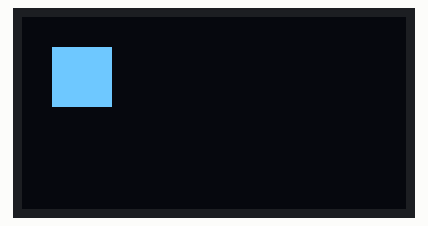
Recording of a sketch running on a simulated Arduino Uno, built with avr-gcc and run on an emulated ATmega328P. On the bench: 128×64 one-colour display.

Above: at 0.1 s.

Measured:
- what the display in image 0 shows lasts 1.0 s, from 0.1 s to 1.1 s

The sketch:

oled_I2C.ino
```cpp
/*
* This Arduino Code is to play with the OLED display using I2C.
* The OLED is supposed to display white block.
*
*/
#include <SPI.h>
#include <Wire.h>
#include <Adafruit_GFX.h>
#include <Adafruit_SSD1306.h>

#define SCREEN_WIDTH 128
#define SCREEN_HEIGHT 64


// Declaration for an SSD1306 display connected to I2C (SDA, SCL pins)
// The pins for I2C are defined by the Wire-library.
// On an arduino UNO:       A4(SDA), A5(SCL)
// On an arduino MEGA 2560: 20(SDA), 21(SCL)
#define OLED_RESET     -1 // Reset pin # (or -1 if sharing Arduino reset pin)
#define SCREEN_ADDRESS 0x3D ///< See datasheet for Address; 0x3D for 128x64, 0x3C for 128x32

Adafruit_SSD1306 display(SCREEN_WIDTH, SCREEN_HEIGHT, &Wire, -1); // Create an instance of the OLED display

void setup() {
  // Initialize the OLED display
  if(!display.begin(SCREEN_ADDRESS, OLED_RESET)) {
    Serial.println(F("SSD1306 allocation failed"));
    for(;;);
  }

  // Clear the display
  display.clearDisplay();
  display.display();
}

void loop() {
  // Draw a block on the screen
  display.fillRect(10, 10, 20, 20, SSD1306_WHITE);
  display.display();
  delay(1000); // Delay for 1 second
  display.clearDisplay();
  display.display();
  delay(1000); // Delay for 1 second
}
```
